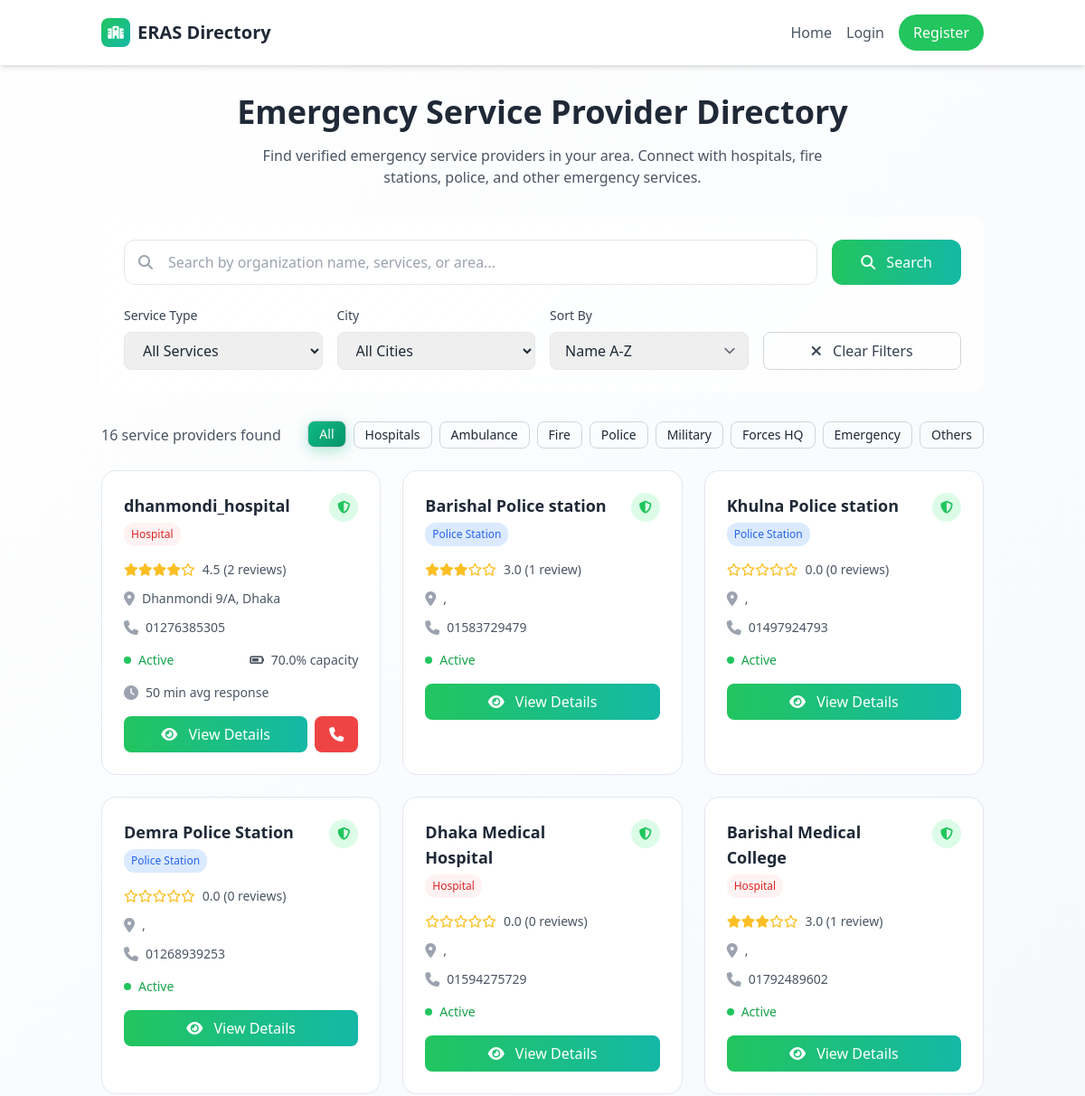
The app's page /accounts/directory/service-providers/ (upper part), older data.
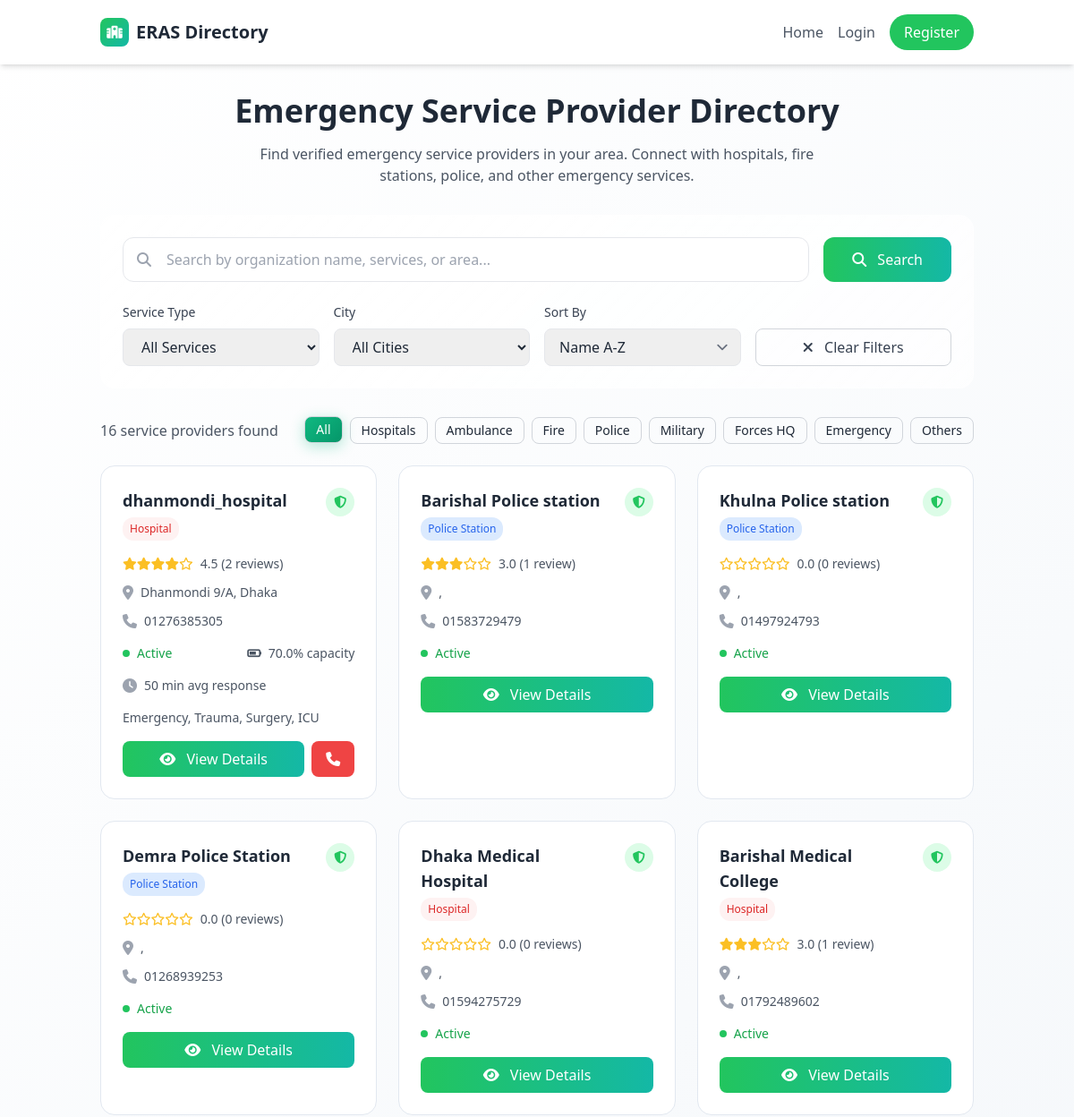
The same page, newer data.
### accounts/models.py (models this page shows, shortened)
class ServiceProviderProfile(models.Model):
    SERVICE_TYPE_CHOICES = [
        ('hospital', 'Hospital'),
        ('ambulance', 'Ambulance Service'),
        ('fire_station', 'Fire Station'),
        ('police_station', 'Police Station'),
        ('military_camp', 'Military Camp'),
        ('forces_hq', 'Forces Headquarters'),
        ('emergency_response', 'Emergency Response Unit'),
        ('others', 'Others'),
    ]
    STATUS_CHOICES = [
        ('active', 'Active'),
        ('inactive', 'Inactive'),
        ('maintenance', 'Under Maintenance'),
    ]
    user = models.OneToOneField(
        User, on_delete=models.CASCADE, related_name='service_provider_profile')
    organization_name = models.CharField(max_length=200)
    service_type = models.CharField(
        max_length=20, choices=SERVICE_TYPE_CHOICES)
    service_type_other = models.CharField(max_length=100, blank=True,
                                          help_text="Specify if 'Others' is selected")
    email = models.EmailField()
    contact_number = models.CharField(max_length=15)
    registration_number = models.CharField(max_length=100, blank=True,
                                           help_text="Official registration/license number")
    street_address = models.CharField(max_length=300, blank=True)
    area_sector = models.CharField(max_length=100, blank=True)
    city = models.CharField(max_length=100, blank=True)
    postal_code = models.CharField(max_length=10, blank=True)
    specialized_services = models.TextField(blank=True,
                                            help_text="List specialized services offered")
    equipment_available = models.TextField(blank=True,
                                           help_text="List major equipment/resources")
    staff_count = models.PositiveIntegerField(null=True, blank=True)
    maximum_capacity = models.PositiveIntegerField(null=True, blank=True)
    average_response_time = models.PositiveIntegerField(null=True, blank=True,
                                                        help_text="Average response time in minutes")
    primary_contact_person = models.CharField(max_length=100, blank=True)
    contact_person_designation = models.CharField(max_length=100, blank=True)
    emergency_hotline = models.CharField(max_length=15, blank=True)
    emergency_email = models.EmailField(blank=True)
    current_status = models.CharField(
        max_length=15, choices=STATUS_CHOICES, default='active')
    current_capacity = models.PositiveIntegerField(null=True, blank=True,
                                                   help_text="Current available capacity")
    operating_hours = models.CharField(
        max_length=200, blank=True, default="24/7")
    created_at = models.DateTimeField(auto_now_add=True)
    updated_at = models.DateTimeField(auto_now=True)
    profile_completed_at = models.DateTimeField(null=True, blank=True)
    is_verified = models.BooleanField(default=False)
    verified_at = models.DateTimeField(null=True, blank=True)
    verified_by = models.ForeignKey(User, on_delete=models.SET_NULL,
                                    null=True, blank=True, related_name='verified_providers')
    def get_capacity_percentage(self):
        if self.maximum_capacity and self.current_capacity is not None:
            return round((self.current_capacity / self.maximum_capacity) * 100, 1)
        return None
    def get_service_display_name(self):
        if self.service_type == 'others' and self.service_type_other:
            return self.service_type_other
        return self.get_service_type_display()

### accounts/views.py (the view)
# urls.py: path('directory/service-providers/', views.service_provider_directory,
def service_provider_directory(request):
    providers = ServiceProviderProfile.objects.filter(
        is_verified=True,
        current_status='active'
    ).select_related('user').prefetch_related('ratings')
    search_query = request.GET.get('search', '')
    service_type_filter = request.GET.get('service_type', '')
    city_filter = request.GET.get('city', '')
    if search_query:
        providers = providers.filter(
            Q(organization_name__icontains=search_query) |
            Q(specialized_services__icontains=search_query)
        )
    if service_type_filter:
        providers = providers.filter(service_type=service_type_filter)
    if city_filter:
        providers = providers.filter(city__icontains=city_filter)
    for provider in providers:
        provider.avg_rating = provider.ratings.aggregate(
            avg_rating=Avg('rating')
        )['avg_rating'] or 0
        provider.total_ratings = provider.ratings.count()
    paginator = Paginator(providers, 12)  # 12 providers per page
    page_number = request.GET.get('page')
    page_obj = paginator.get_page(page_number)
    service_types = ServiceProviderProfile.SERVICE_TYPE_CHOICES
    cities = ServiceProviderProfile.objects.filter(
        is_verified=True
    ).values_list('city', flat=True).distinct().exclude(city='')
    context = {
        'page_obj': page_obj,
        'search_query': search_query,
        'service_type_filter': service_type_filter,
        'city_filter': city_filter,
        'service_types': service_types,
        'cities': sorted(cities),
        'total_providers': providers.count()
    }
    return render(request, 'accounts/service_provider_directory.html', context)

### templates/accounts/service_provider_directory.html (shortened to what the changed rows need)
<!DOCTYPE html>
<html lang="en">
<head>
    <link rel="stylesheet" href="https://cdnjs.cloudflare.com/ajax/libs/font-awesome/6.4.0/css/all.min.css">
    <script src="https://cdn.tailwindcss.com"></script>
</head>
<body class="directory-bg font-inter text-gray-800 min-h-screen">
    <main class="container mx-auto px-6 py-8">
        {% if service_type_filter %}
        <div class="breadcrumb-bg rounded-2xl p-6 mb-8 text-white">
            <nav class="mb-4">
                <div class="flex items-center space-x-2 text-sm">
                    <a href="{% url 'homepage' %}" class="hover:text-green-200 transition-colors">Home</a>
                    <i class="fas fa-chevron-right text-xs"></i>
                    <a href="{% url 'service_provider_directory' %}" class="hover:text-green-200 transition-colors">Directory</a>
                    <i class="fas fa-chevron-right text-xs"></i>
                    <span class="text-green-200">{{ service_type_display }}</span>
                </div>
            </nav>
            <div class="flex items-center justify-between">
                <div>
                    <h1 class="text-3xl font-bold mb-2">{{ service_type_display }} Directory</h1>
                    <p class="text-green-100">Find verified {{ service_type_display|lower }} services in your area</p>
                </div>
                <div class="hidden md:block">
                    <div class="text-right">
                        <div class="text-2xl font-bold">{{ total_providers }}</div>
                        <div class="text-sm text-green-200">Providers Found</div>
                    </div>
                </div>
            </div>
        </div>
        {% else %}
        <div class="text-center mb-8">
            <h1 class="text-4xl font-bold text-gray-800 mb-4">Emergency Service Provider Directory</h1>
        </div>
        {% endif %}
        {% if page_obj %}
        <div class="grid grid-cols-1 md:grid-cols-2 lg:grid-cols-3 gap-6 mb-8">
            {% for provider in page_obj %}
            <div class="provider-card rounded-2xl p-6 hover:shadow-lg transition-all">
                <div class="flex items-start justify-between mb-4">
                    <div class="flex-1">
                        <h3 class="text-lg font-bold text-gray-800 mb-1 line-clamp-2">{{ provider.organization_name }}</h3>
                        <span class="service-type-badge badge-{{ provider.service_type }}">
                            {{ provider.get_service_display_name }}
                        </span>
                    </div>
                    <div class="ml-4 flex-shrink-0">
                        {% if provider.is_verified %}
                        <div class="w-8 h-8 bg-green-100 rounded-full flex items-center justify-center">
                            <i class="fas fa-shield-alt text-green-500 text-sm"></i>
                        </div>
                        {% endif %}
                    </div>
                </div>
                <div class="flex items-center mb-3">
                    <div class="flex items-center rating-stars mr-2">
                        {% for i in "12345" %}
                            {% if provider.avg_rating >= forloop.counter %}
                                <i class="fas fa-star text-sm"></i>
                            {% else %}
                                <i class="far fa-star text-sm"></i>
                            {% endif %}
                        {% endfor %}
                    </div>
                    <span class="text-sm text-gray-600">{{ provider.avg_rating|floatformat:1 }} ({{ provider.total_ratings }} review{{ provider.total_ratings|pluralize }})</span>
                </div>
                <div class="flex items-center mb-3">
                    <i class="fas fa-map-marker-alt text-gray-400 mr-2"></i>
                    <span class="text-sm text-gray-600">{{ provider.area_sector }}, {{ provider.city }}</span>
                </div>
                <div class="flex items-center mb-4">
                    <i class="fas fa-phone text-gray-400 mr-2"></i>
                    <span class="text-sm text-gray-600">{{ provider.emergency_hotline|default:provider.contact_number }}</span>
                </div>
                <div class="flex items-center justify-between mb-4">
                    <div class="flex items-center">
                        <div class="w-2 h-2 rounded-full mr-2
                            {% if provider.current_status == 'active' %}bg-green-500
                            {% elif provider.current_status == 'inactive' %}bg-red-500
                            {% else %}bg-yellow-500{% endif %}"></div>
                        <span class="text-sm font-medium
                            {% if provider.current_status == 'active' %}text-green-600
                            {% elif provider.current_status == 'inactive' %}text-red-600
                            {% else %}text-yellow-600{% endif %}">
                            {{ provider.get_current_status_display }}
                        </span>
                    </div>
                    {% if provider.get_capacity_percentage %}
                    <div class="text-sm text-gray-600">
                        <i class="fas fa-battery-three-quarters mr-1"></i>
                        {{ provider.get_capacity_percentage }}% capacity
                    </div>
                    {% endif %}
                </div>
                {% if provider.average_response_time %}
                <div class="flex items-center mb-4">
                    <i class="fas fa-clock text-gray-400 mr-2"></i>
                    <span class="text-sm text-gray-600">{{ provider.average_response_time }} min avg response</span>
                </div>
                {% endif %}
                {% if provider.specialized_services %}
                <div class="mb-4">
                    <p class="text-sm text-gray-600 line-clamp-2">{{ provider.specialized_services|truncatewords:15 }}</p>
                </div>
                {% endif %}
                <div class="flex space-x-2">
                    <a href="{% url 'service_provider_detail' provider.id %}"
                       class="flex-1 bg-gradient-to-r from-green-500 to-teal-500 text-white text-center py-2 px-4 rounded-lg font-medium hover:shadow-lg transition-all">
                        <i class="fas fa-eye mr-2"></i> View Details
                    </a>
                    {% if provider.emergency_hotline %}
                    <a href="tel:{{ provider.emergency_hotline }}"
                       class="bg-red-500 text-white py-2 px-4 rounded-lg font-medium hover:bg-red-600 transition-colors">
                        <i class="fas fa-phone"></i>
                    </a>
                    {% endif %}
                </div>
            </div>
            {% endfor %}
        </div>
        {% endif %}
    </main>
</body>
</html>

Row changes from the older to the newer data that the page shows:
changed ServiceProviderProfile "dhanmondi_hospital": specialized_services (not shown) → "Emergency, Trauma, Surgery, ICU"
